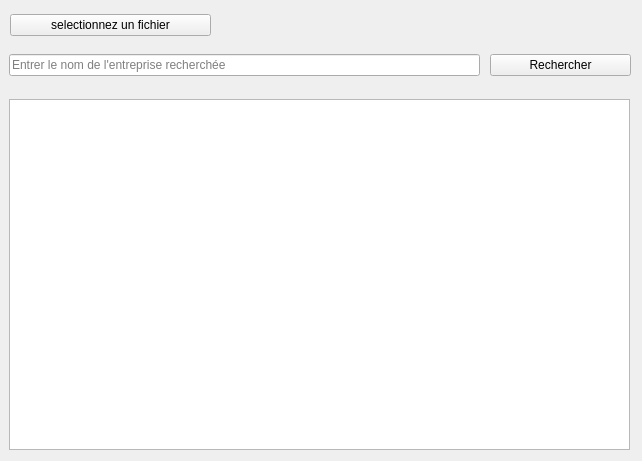
<?xml version="1.0" encoding="UTF-8"?>
<ui version="4.0">
 <class>liste_entreprise</class>
 <widget class="QWidget" name="liste_entreprise">
  <property name="geometry">
   <rect>
    <x>0</x>
    <y>0</y>
    <width>642</width>
    <height>461</height>
   </rect>
  </property>
  <property name="windowTitle">
   <string>Form</string>
  </property>
  <widget class="QWidget" name="verticalLayoutWidget">
   <property name="geometry">
    <rect>
     <x>9</x>
     <y>99</y>
     <width>621</width>
     <height>351</height>
    </rect>
   </property>
   <layout class="QVBoxLayout" name="vLayoutEntreprise">
    <item>
     <widget class="QTableWidget" name="lvEntreprises"/>
    </item>
   </layout>
  </widget>
  <widget class="QWidget" name="verticalLayoutWidget_2">
   <property name="geometry">
    <rect>
     <x>10</x>
     <y>10</y>
     <width>201</width>
     <height>31</height>
    </rect>
   </property>
   <layout class="QVBoxLayout" name="vLayoutNavbar">
    <item>
     <widget class="QPushButton" name="btnSelect">
      <property name="text">
       <string>selectionnez un fichier</string>
      </property>
     </widget>
    </item>
   </layout>
  </widget>
  <widget class="QWidget" name="verticalLayoutWidget_3">
   <property name="geometry">
    <rect>
     <x>260</x>
     <y>10</y>
     <width>381</width>
     <height>31</height>
    </rect>
   </property>
   <layout class="QVBoxLayout" name="vLayoutNavbar_2">
    <item>
     <widget class="QLabel" name="lblNomFichier">
      <property name="text">
       <string/>
      </property>
     </widget>
    </item>
   </layout>
  </widget>
  <widget class="QWidget" name="verticalLayoutWidget_4">
   <property name="geometry">
    <rect>
     <x>9</x>
     <y>50</y>
     <width>471</width>
     <height>31</height>
    </rect>
   </property>
   <layout class="QVBoxLayout" name="vLayoutFilter">
    <item>
     <widget class="QLineEdit" name="leFiltre">
      <property name="placeholderText">
       <string>Entrer le nom de l'entreprise recherchée</string>
      </property>
     </widget>
    </item>
   </layout>
  </widget>
  <widget class="QWidget" name="verticalLayoutWidget_5">
   <property name="geometry">
    <rect>
     <x>490</x>
     <y>50</y>
     <width>141</width>
     <height>31</height>
    </rect>
   </property>
   <layout class="QVBoxLayout" name="vLayoutFilter_2">
    <item>
     <widget class="QPushButton" name="btnFilter">
      <property name="text">
       <string>Rechercher</string>
      </property>
     </widget>
    </item>
   </layout>
  </widget>
 </widget>
 <resources/>
 <connections/>
</ui>
